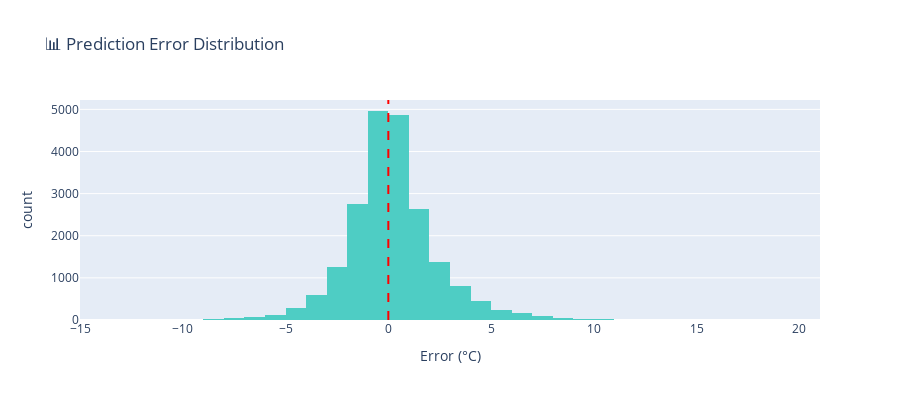

Source (notebook cell):
### Code cell
# Error distribution
errors = y_pred - y_test

fig = px.histogram(
    x=errors, nbins=50,
    title='📊 Prediction Error Distribution',
    labels={'x': 'Error (°C)', 'y': 'Count'}
)
fig.add_vline(x=0, line_dash='dash', line_color='red')
fig.update_traces(marker_color='#4ECDC4')
fig.update_layout(height=400)
fig.show()

print(f"📊 Error Stats:")
print(f"   Mean Error: {np.mean(errors):.4f}°C")
print(f"   Std Error:  {np.std(errors):.4f}°C")
print(f"   95% of errors within: ±{np.percentile(np.abs(errors), 95):.2f}°C")

### Figure 1 — Plotly figure (JSON) as saved in the notebook; plotly's stock layout.template omitted (floating-point values rounded to 4 significant figures; data arrays with more than 128 entries replaced by an {"elided": "..."} marker saying what was removed)
{"data": [{"bingroup": "x", "hovertemplate": "Error (°C)=%{x}<br>count=%{y}<extra></extra>", "legendgroup": "", "marker": {"color": "#4ECDC4", "pattern": {"shape": ""}}, "name": "", "nbinsx": 50, "orientation": "v", "showlegend": false, "type": "histogram", "x": {"elided": "20810 float values"}, "xaxis": "x", "yaxis": "y"}], "layout": {"barmode": "relative", "height": 400, "legend": {"tracegroupgap": 0}, "shapes": [{"line": {"color": "red", "dash": "dash"}, "type": "line", "x0": 0, "x1": 0, "xref": "x", "y0": 0, "y1": 1, "yref": "y domain"}], "title": {"text": "📊 Prediction Error Distribution"}, "xaxis": {"anchor": "y", "domain": [0, 1], "title": {"text": "Error (°C)"}}, "yaxis": {"anchor": "x", "domain": [0, 1], "title": {"text": "count"}}}}
